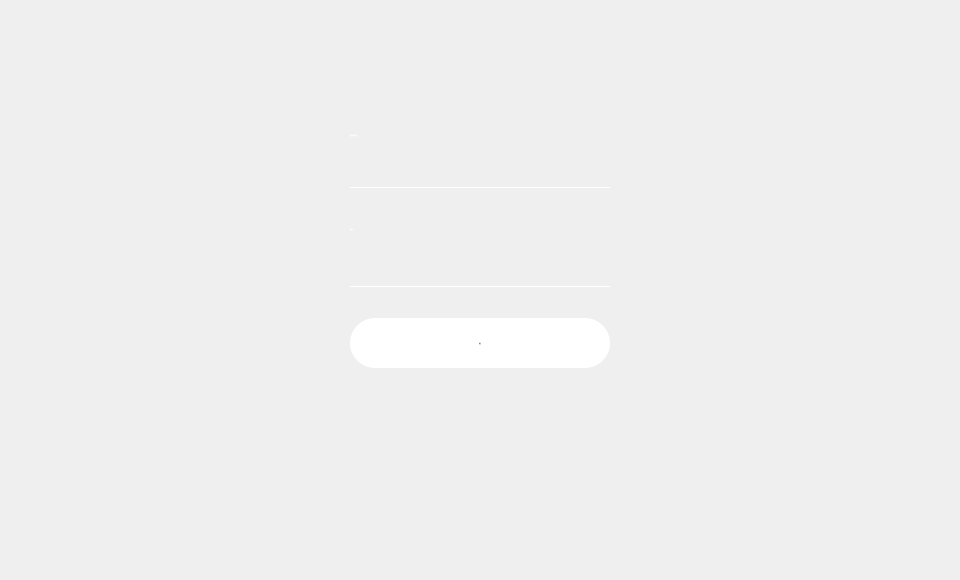
<?xml version="1.0" encoding="UTF-8"?>
<ui version="4.0">
 <class>FirstLogin</class>
 <widget class="QWidget" name="FirstLogin">
  <property name="geometry">
   <rect>
    <x>0</x>
    <y>0</y>
    <width>960</width>
    <height>580</height>
   </rect>
  </property>
  <property name="windowTitle">
   <string>FirstLogin</string>
  </property>
  <widget class="QLineEdit" name="pwdLineEdit">
   <property name="geometry">
    <rect>
     <x>350</x>
     <y>158</y>
     <width>260</width>
     <height>30</height>
    </rect>
   </property>
   <property name="font">
    <font>
     <family>微软雅黑</family>
     <pointsize>-1</pointsize>
     <weight>50</weight>
     <italic>false</italic>
     <bold>false</bold>
    </font>
   </property>
   <property name="contextMenuPolicy">
    <enum>Qt::DefaultContextMenu</enum>
   </property>
   <property name="styleSheet">
    <string notr="true">color:white;background:transparent;border-width:0;border-color:white;border-bottom-width:1;border-style:outset;
font: 12px &quot;微软雅黑&quot;;</string>
   </property>
   <property name="echoMode">
    <enum>QLineEdit::Password</enum>
   </property>
  </widget>
  <widget class="QLineEdit" name="pwdLineEdit2">
   <property name="geometry">
    <rect>
     <x>350</x>
     <y>257</y>
     <width>260</width>
     <height>30</height>
    </rect>
   </property>
   <property name="font">
    <font>
     <family>微软雅黑</family>
     <pointsize>-1</pointsize>
     <weight>50</weight>
     <italic>false</italic>
     <bold>false</bold>
    </font>
   </property>
   <property name="cursor">
    <cursorShape>IBeamCursor</cursorShape>
   </property>
   <property name="contextMenuPolicy">
    <enum>Qt::DefaultContextMenu</enum>
   </property>
   <property name="styleSheet">
    <string notr="true">color:white;background:transparent;border-width:0;border-color:white;border-bottom-width:1;border-style:outset;
font: 12px &quot;微软雅黑&quot;;</string>
   </property>
   <property name="echoMode">
    <enum>QLineEdit::Password</enum>
   </property>
  </widget>
  <widget class="QLabel" name="pwdLabel">
   <property name="geometry">
    <rect>
     <x>350</x>
     <y>120</y>
     <width>171</width>
     <height>30</height>
    </rect>
   </property>
   <property name="font">
    <font>
     <family>微软雅黑</family>
     <pointsize>-1</pointsize>
     <weight>50</weight>
     <italic>false</italic>
     <bold>false</bold>
    </font>
   </property>
   <property name="styleSheet">
    <string notr="true">color: rgb(255, 255, 255);font: 16px &quot;微软雅黑&quot;;</string>
   </property>
   <property name="text">
    <string>设置您的登录口令：</string>
   </property>
  </widget>
  <widget class="QLabel" name="pwdLabel2">
   <property name="geometry">
    <rect>
     <x>350</x>
     <y>219</y>
     <width>91</width>
     <height>20</height>
    </rect>
   </property>
   <property name="font">
    <font>
     <family>微软雅黑</family>
     <pointsize>-1</pointsize>
     <weight>50</weight>
     <italic>false</italic>
     <bold>false</bold>
    </font>
   </property>
   <property name="styleSheet">
    <string notr="true">color: rgb(255, 255, 255);font: 16px &quot;微软雅黑&quot;;</string>
   </property>
   <property name="text">
    <string>再输一次：</string>
   </property>
  </widget>
  <widget class="QPushButton" name="createBtn">
   <property name="geometry">
    <rect>
     <x>350</x>
     <y>318</y>
     <width>260</width>
     <height>50</height>
    </rect>
   </property>
   <property name="font">
    <font>
     <family>微软雅黑</family>
     <pointsize>-1</pointsize>
     <weight>50</weight>
     <italic>false</italic>
     <bold>false</bold>
    </font>
   </property>
   <property name="cursor">
    <cursorShape>PointingHandCursor</cursorShape>
   </property>
   <property name="focusPolicy">
    <enum>Qt::NoFocus</enum>
   </property>
   <property name="styleSheet">
    <string notr="true">QPushButton{border:none;
border-radius:25px;
background-color: rgb(255, 255, 255);
color: rgb(119,119,119);
font: 14px &quot;微软雅黑&quot;;
}
QPushButton::hover{background-color: rgb(140,235,231);}

</string>
   </property>
   <property name="text">
    <string>确定</string>
   </property>
  </widget>
  <widget class="QLabel" name="tipLabel">
   <property name="geometry">
    <rect>
     <x>367</x>
     <y>377</y>
     <width>228</width>
     <height>16</height>
    </rect>
   </property>
   <property name="font">
    <font>
     <family>微软雅黑</family>
    </font>
   </property>
   <property name="styleSheet">
    <string notr="true">color: rgb(255, 255, 255);</string>
   </property>
   <property name="text">
    <string/>
   </property>
   <property name="alignment">
    <set>Qt::AlignCenter</set>
   </property>
  </widget>
  <widget class="QLabel" name="tipLabel2">
   <property name="geometry">
    <rect>
     <x>618</x>
     <y>153</y>
     <width>267</width>
     <height>65</height>
    </rect>
   </property>
   <property name="text">
    <string/>
   </property>
  </widget>
  <widget class="QLabel" name="correctLabel">
   <property name="geometry">
    <rect>
     <x>594</x>
     <y>167</y>
     <width>16</width>
     <height>12</height>
    </rect>
   </property>
   <property name="font">
    <font>
     <family>微软雅黑</family>
    </font>
   </property>
   <property name="text">
    <string/>
   </property>
  </widget>
  <widget class="QLabel" name="correctLabel2">
   <property name="geometry">
    <rect>
     <x>594</x>
     <y>266</y>
     <width>16</width>
     <height>12</height>
    </rect>
   </property>
   <property name="font">
    <font>
     <family>微软雅黑</family>
    </font>
   </property>
   <property name="text">
    <string/>
   </property>
  </widget>
 </widget>
 <layoutdefault spacing="6" margin="11"/>
 <resources/>
 <connections/>
</ui>
